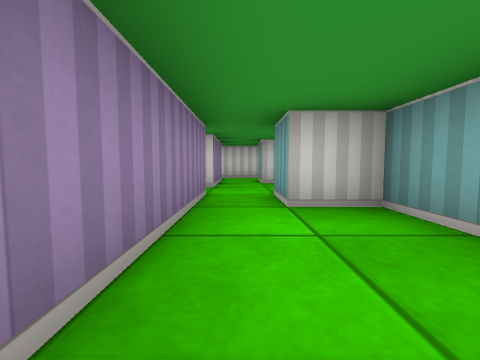
View 1 (above)

12 first-person views from a walk through a cub3D ray-caster map. The camera is about half as high as the walls, tilts 4° down and sees 90° across. The floor is counted in squares. Each view is taken from the middle of a square. On the plan, view 1 faces up. The plan holds only what a view shows up to about 9 squares ahead; the rest is blank.

View 2
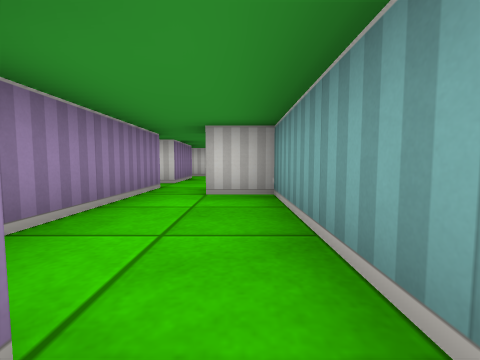

View 3
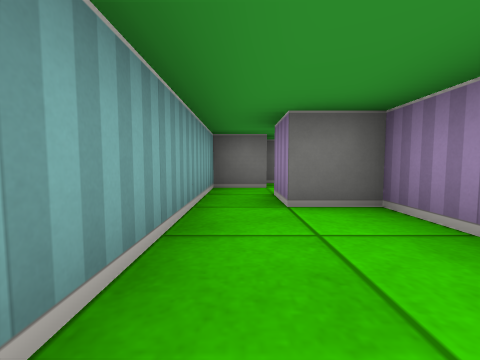

View 4
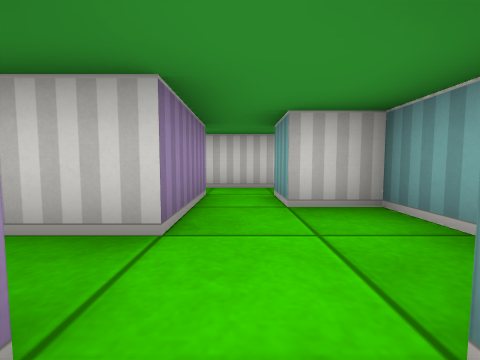

View 5
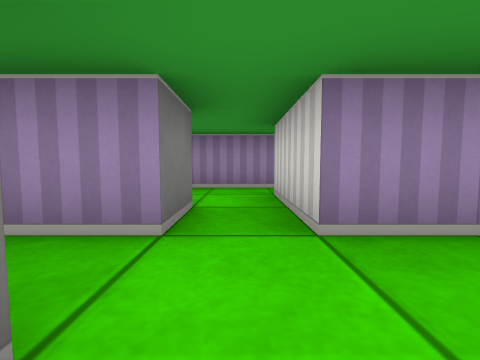

View 6
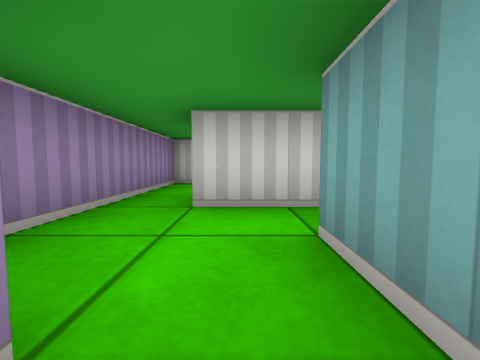

View 7
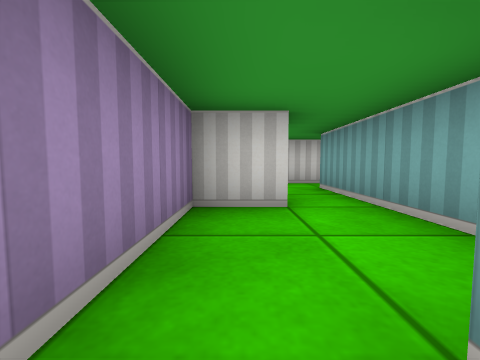

View 8
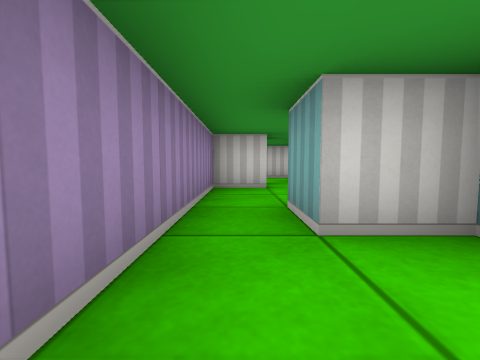

View 9
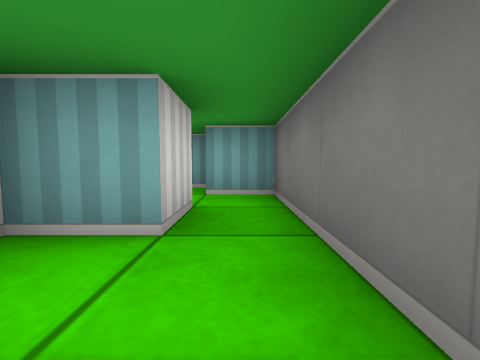

View 10
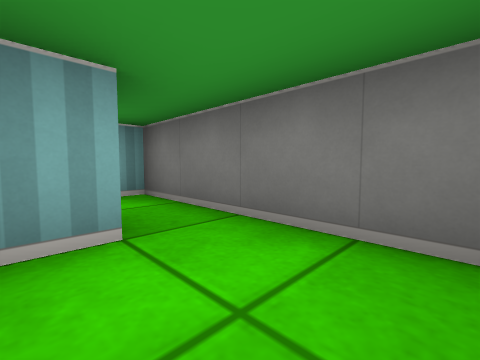

View 11
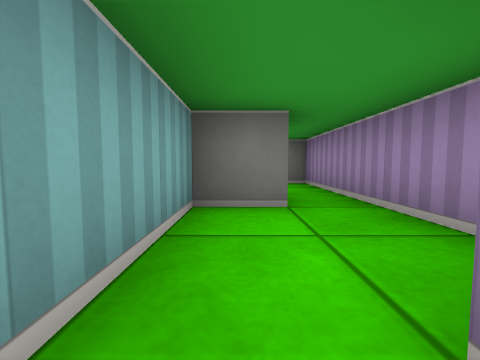

View 12
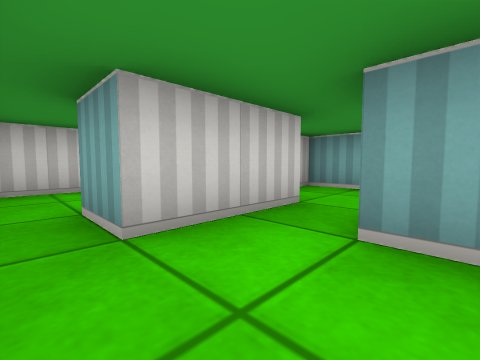

### Floor plan
Points are (right, up) in squares from view 1. A wall is a line through its corners. A room is listed if a view was taken in it or the views show most of it. See-through windows are left out.
Room 1 (views 1, 2, 3)
walls: (-0.5, 2.5) (-0.5, -0.5) (0.5, -0.5) (0.5, -1.5); (1.5, -1.5) (1.5, 2.5) (0.5, 2.5)
ways out: opening at (0, 3) to room 2; opening at (1, -1) to room 8
Room 2 (views 4, 5)
walls: (1.5, 4.4) (1.5, 5.5) (0.5, 5.5); (-1.5, 3.5) (-0.5, 3.5) (-0.5, 2.5); (-0.5, 5.5) (-0.5, 4.5) (-1.5, 4.5); (0.5, 2.5) (0.5, 3.5)
ways out: opening at (0, 3) to room 1; opening at (-1, 4) to room 3; opening at (0, 5) to room 7
Room 3 (views 6, 11, 12)
walls: (-2.5, 2.5) (-2.5, 1.5); (-1.5, 1.5) (-1.5, 3.5); (-1.5, 4.5) (-2.5, 4.5); (-3.5, 4.5) (-3.5, 3)
ways out: opening at (-1, 4) to room 2; opening at (-2, 2) to room 4; opening at (-3, 5) to room 6
Room 4 (view 7)
walls: (-2.5, -1.5) (-2.5, -0.5) (-1.5, -0.5) (-1.5, 1.5); (-2.5, 1.5) (-3.5, 1.5) (-3.5, -1.5)
ways out: opening at (-2, 2) to room 3; opening at (-3, -2) to room 5
Room 5 (views 8, 9, 10)
walls: (-3.5, -1.5) (-3.5, -3.5) (-1.5, -3.5); (-1.5, -2.5) (-1.5, -1.5) (-2.5, -1.5)
ways out: opening at (-3, -2) to room 4; opening at (-1, -3) to room 8
Room 6 (no view inside)
walls: (-2.5, 4.5) (-2.5, 5.5); (-1.6, 7.5) (-3.5, 7.5) (-3.5, 4.5)
ways out: opening at (-3, 5) to room 3; opening at (-1, 7) to room 7
Room 7 (no view inside)
walls: (-0.5, 6.5) (-0.5, 5.5); (0.8, 7.5) (-1.6, 7.5); (0.5, 5.5) (0.5, 6.5)
ways out: opening at (0, 5) to room 2; opening at (-1, 7) to room 6
Room 8 (no view inside)
walls: (-0.5, -2.5) (-1.5, -2.5); (-1.5, -3.5) (0.5, -3.5) (0.5, -2.5) (1.5, -2.5) (1.5, -1.5)
ways out: opening at (1, -1) to room 1; opening at (-1, -3) to room 5

Where each view was taken, in squares from view 1:
view 1: 0 up, 0 right, facing up
view 2: 1 down, 1 right, facing up
view 3: 2 up, 1 right, facing down
view 4: 3 up, 0 right, facing up
view 5: 4 up, 1 right, facing left
view 6: 2 up, 2 left, facing up
view 7: 1 down, 3 left, facing up
view 8: 3 down, 3 left, facing up
view 9: 3 down, 3 left, facing right
view 10: 2 down, 3 left, facing down-right
view 11: 2 up, 2 left, facing down
view 12: 3 up, 3 left, facing up-right
